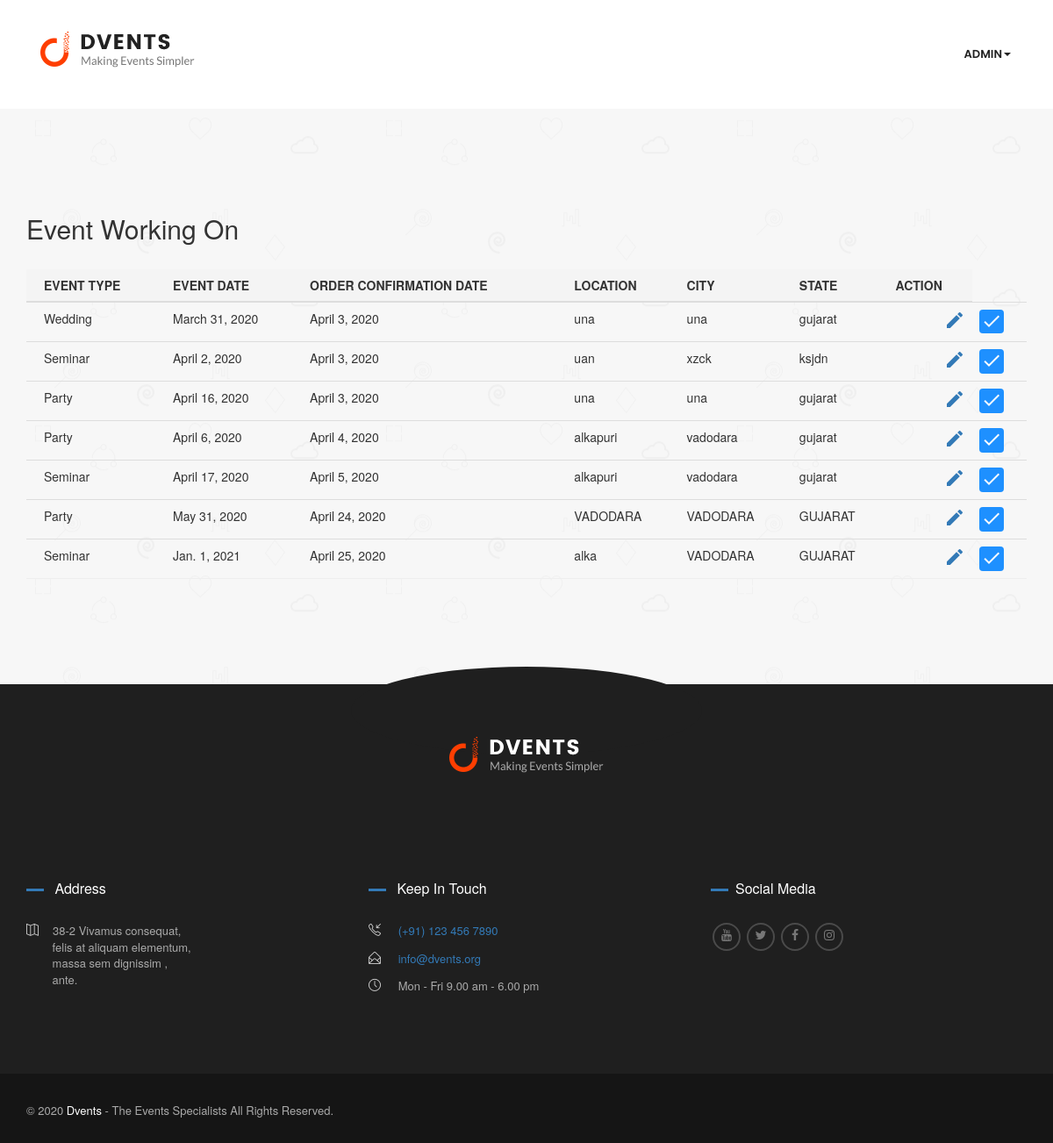
Page /event-working-on/ (signed in) on the committed database.
### events/models.py (models this page shows, shortened)
class EventRegistration(models.Model):
    status = (
    ('not_enroll', 'Not Enroll'),
    ('need_to_work', 'NEED TO WORK'),
    ('in_process', ' IN PROCESS'),
    ('done', 'DONE'),
    )
    Event_Status = (
    ('accepted', 'accepted'),
    ('pending', 'pending'),
    ('reject','reject'),
    ('completed', 'completed'),
    )
    user_id = models.ForeignKey(User, on_delete=models.CASCADE,null=True,related_name='customer')
    manager = models.ForeignKey(User, on_delete=models.CASCADE,null=True,related_name='manager')
    profile_id = models.ForeignKey(Profile,on_delete=models.CASCADE,null=True,related_name='customer_profile')
    manager_profile_id = models.ForeignKey(Profile,on_delete=models.CASCADE,null=True,related_name='manager_profile')
    location = models.CharField(max_length=100,null=True)
    city = models.CharField(max_length=30,null=True)
    state = models.CharField(max_length=30,null=True)
    event_date =  models.DateField(blank=True,null=True)
    budget = models.CharField(max_length=30,null=True)
    event_type = models.CharField(max_length=30,null=True)
    Sound_system = models.CharField(max_length=30,null=True,choices=status)
    Catering = models.CharField(max_length=30,null=True,choices=status)
    Projector = models.CharField(max_length=30,null=True,choices=status)
    Decoration = models.CharField(max_length=30,null=True,choices=status)
    Photographer = models.CharField(max_length=30,null=True,choices=status)
    confirmation = models.CharField(max_length=30,null=True,choices=Event_Status)
    confirmation_date = models.DateField(blank=True,null=True)
    comment = models.CharField(max_length=500,null=True)
    register_date = models.DateField(auto_now=True)
    class Meta:
    	verbose_name_plural = "Event Portal"

### events/views.py (the view)
# urls.py: path('event-working-on/', views.EventWorkingOnView,name="event_working_on"),
def EventWorkingOnView(request):
	if request.user.is_authenticated:
		posts = {'events':EventRegistration.objects.all()}
		return render(request, 'events/Events-working-on.html',posts)
	else:
		messages.success(request,' Please Login First ')

### template/events/Events-working-on.html (shortened to what this page needs)
<!DOCTYPE html>
<html lang="en">
{% load static %}
<head>
<link rel="stylesheet" href="{% static 'events/assets/css/master.css' %}"/>
<link rel="stylesheet" href="https://maxcdn.bootstrapcdn.com/font-awesome/4.7.0/css/font-awesome.min.css">
<link rel="stylesheet" href="https://maxcdn.bootstrapcdn.com/bootstrap/3.3.7/css/bootstrap.min.css">
</head>
  <body>
    <div data-header="sticky" data-header-top="200" data-canvas="container" class="l-theme animated-css">
      <header class="header header-boxed-width header-background-trans header-logo-black header-topbarbox-1-left header-topbarbox-2-right header-navibox-1-left header-navibox-2-right">
        <div class="container container-boxed-width">
          <nav id="nav" class="navbar">
            <div class="container">
              <div class="header-navibox-1">
                <a href="home.html" class="navbar-brand scroll"><img src="{% static 'events/assets/media/general/logo-dark.png' %}" alt="logo" class="scroll-logo hidden-xs"/></a>
              </div>
              {% if user.is_authenticated %}
              <div class="header-navibox-2">
                <ul class="yamm main-menu nav navbar-nav">
                  <li class="dropdown"><a data-toggle="dropdown" class="dropdown-toggle">{{request.user}}<b class="caret"></b></a>
                  </li>
                </ul>
              </div>
              {% endif %}
            </div>
          </nav>
        </div>
      </header>
      <div data-stellar-background-ratio="0.3" class="section-brands bg-grey section-texture-2 stellar">
        <div class="container">
          <div class="row">
            <div class="col-xs-12">
                <h2 class="typography-title">Event Working On </h2>
                <br>
                <div class="table-container">
                  <table class="table table_primary table-type-1" >
                    <thead>
                      <tr>
                        <th>Event type </th>
                        <th>Event date</th>
                        <th>Order Confirmation date</th>
                        <th>Location</th>
                        <th>City</th>
                        <th>State</th>
                        <th>Action</th>
                      </tr>
                    </thead>
                    <tbody>
                      {% for post in events %}
                      {% if post.confirmation == 'accepted' %}
                      <tr>
                        <td>{{post.event_type}}</td>
                        <td>{{post.event_date}}</td>
                        <td>{{post.confirmation_date}}</td>
                        <td>{{post.location}}</td>
                        <td>{{post.city}}</td>
                        <td>{{post.state}}</td>
                        <td align="right">
                            <a href="{% url 'manager_event_view_form' post.id %}" class="view" title="Edit" data-toggle="tooltip"><i class="material-icons">&#xE254;</i>
                           </a>
                         <td align="left">
                             <form action="{% url 'manager_event_view_form' post.id %}" method="POST">
                             <button type="submit" name="action" value="done"class="btn"><i class="material-icons">done</i></button>
                            </form>
                          </td>
                        </td>
                      </tr>
                      {% endif %}
                      {% endfor %}
                    </tbody>
                  </table>
                </div>
            </div>
          </div>
        </div>
      </div>
      <footer class="footer">
        <div class="footer__main">
          <div class="container">
            <div class="row">
              <div class="col-xs-12">
                <div class="text-center"><a href="home.html" class="footer__logo"><img src="{% static 'events/assets/media/general/logo.png' %}" alt="Logo" class="img-responsive"/></a></div>
              </div>
            </div>
            <div class="row">
              <div class="col-md-4">
                <div class="footer-section">
                  <h3 class="footer-section__title ui-title-inner"><i class="ui-decor-2 bg-primary"></i> Address </h3>
                   <div class="footer__contact"><i class="icon icon-map"></i>38-2 Vivamus consequat, <br>&emsp;&emsp; felis at aliquam elementum, <br>&emsp;&emsp; massa sem dignissim , <br>&emsp;&emsp; ante.</div>
                </div>
              </div>
              <div class="col-md-4">
                <section class="footer-section">
                  <h3 class="footer-section__title ui-title-inner"><i class="ui-decor-2 bg-primary"></i> Keep In Touch</h3>
                  <div class="footer__contact"><i class="icon icon-call-in"></i> <a href="tel:+911234567890">(+91) 123 456 7890</div>
                  <div class="footer__contact"><i class="icon icon-envelope-open"></i><a href="mailto:dvents@gmail.com"> info@dvents.org</a></div>
                  <div class="footer__contact"><i class="icon icon-clock"></i> Mon - Fri 9.00 am - 6.00 pm</div>
                </section>
              </div>
              <div class="col-md-4  ">
                <section class="footer-section">
                  <h3 class="footer-section__title ui-title-inner"><i class="ui-decor-2 bg-primary"></i>Social Media</h3>
                  <ul class="social-net list-inline pull-left">
                  <li class="social-net__item"><a href="https://www.youtube.com/" target="_blank"class="social-net__link text-primary_h"><i class="icon fa fa-youtube"></i></a></li>
                  <li class="social-net__item"><a href="https://twitter.com/explore" target="_blank"class="social-net__link text-primary_h"><i class="icon fa fa-twitter"></i></a></li>
                  <li class="social-net__item"><a href="https://www.facebook.com/" target="_blank"class="social-net__link text-primary_h"><i class="icon fa fa-facebook"></i></a></li>
                  <li class="social-net__item"><a href="https://www.instagram.com/" target="_blank"class="social-net__link text-primary_h"><i class="icon fa fa-instagram"></i></a></li>
                </ul>
                </section>
              </div>
            </div>
          </div>
        </div>
        <div class="footer__bottom">
          <div class="container">
            <div class="row">
              <div class="col-xs-12">
                <div class="copyright">© 2020<strong> Dvents</strong> - The Events Specialists All Rights Reserved.</div>
              </div>
            </div>
          </div>
        </div>
      </footer>
    </div>
  </body>
</html>

### static/events/assets/css/theme.css (style rules this page uses)
body { font: 14px/1.8571 Lato; color: #777; background-color: #222; }
.l-theme { position: relative; max-width: 1920px; margin: auto; background-color: #fff; overflow-x: hidden; }
.ui-title-inner { font-size: 18px; }
.btn { position: relative; margin-right: 1px; overflow: hidden; z-index: 1; }
.btn:after { position: absolute; top: 50%; left: 50%; width: 120%; height: 50%; opacity: 0; z-index: -1; content: ''; -webkit-transition: all 0.3s ease 0s; transition: all 0.3s ease 0s; -webkit-transform: translateX(-50%) translateY(-50%) rotate(45deg); transform: translateX(-50%) translateY(-50%) rotate(45deg); }
.ui-decor-2 { display: inline-block; width: 40px; height: 3px; }
.table th:first-child, .table td:first-child { padding-left: 20px; }
.table-type-1 { border-bottom: 1px solid #eee; }
.table-type-1 > thead > tr > th { padding-top: 30px; padding-bottom: 22px; background-color: #f4f4f4; }
.table-container { width: 100%; overflow-y: auto; _overflow: auto; }
.section-texture-2 { background-image: url(../media/general/texture-2.png); }
.bg-grey { background-color: #f7f7f7; }
.text-primary_h, .bg-primary_h, .border_prim_h, .border-t_prim_h, .border-b_prim_h, .border-l_prim_h, .border-r_prim_h, .text-second_h, .bg-second_h, .border_second_h, .border-t_second_h, .border-r_second_h, .border-l_second_h, .border-b_second_h { -webkit-transition: all 0.3s; transition: all 0.3s; }
.section-brands { padding-top: 100px; padding-bottom: 100px; }
.social-net { margin-right: -8px; }
.social-net .social-net__item { float: left; width: 32px; height: 32px; margin-right: 5px; padding: 3px 0; border-radius: 50%; background-color: #e8e8e8; text-align: center; }
.social-net__link { display: block; font-size: 14px; color: #aaa; }
.footer { position: relative; padding-top: 60px; font-size: 13px; color: #aaa; background-color: #1f1f1f; }
.footer:before { position: absolute; top: -20px; left: 50%; width: 400px; height: 100px; margin-left: -200px; border-radius: 50%; background-color: #1f1f1f; content: ''; }
.footer__main { padding-bottom: 77px; }
.footer__logo { display: inline-block; margin-bottom: 53px; }
.footer__contact { margin-bottom: 13px; }
.footer__contact .icon { margin-right: 0; padding-right: 16px; font-size: 14px; color: rgba(255, 255, 255, 0.8); }
.footer__bottom { padding-top: 28px; padding-bottom: 28px; background-color: #151515; }
.footer__bottom:before, .footer__bottom:after { display: table; content: ""; }
.footer__bottom:after { clear: both; }
.footer .copyright { padding-top: 5px; padding-right: 30px; font-size: 13px; color: #aaa; }
.footer .copyright strong { font-weight: 400; color: #fff; }
.footer .footer-section { margin-top: 65px; }
.footer .footer-section__title { margin-bottom: 31px; font-size: 16px; font-weight: 500; color: white; }
.footer .ui-decor-2 { width: 20px; margin-right: 8px; vertical-align: middle; }
.footer .social-net__item { margin-right: 0; margin-left: 7px; padding-top: 1px; border: 2px solid rgba(250, 250, 250, 0.2); background-color: transparent; }
.footer .social-net__link { color: #777; }

### template/events/Events-working-on.html (style rules this page uses)
.btn { background-color: DodgerBlue; border: none; color: white; padding: 1px 2px; font-size: 2px; cursor: pointer; }

### rows in the picture
EventRegistration: event_type "Wedding", event_date "March 31, 2020", confirmation_date "April 3, 2020", location "una", city "una", state "gujarat"
EventRegistration: event_type "Seminar", event_date "April 2, 2020", confirmation_date "April 3, 2020", location "uan", city "xzck", state "ksjdn"
EventRegistration: event_type "Party", event_date "April 16, 2020", confirmation_date "April 3, 2020", location "una", city "una", state "gujarat"
EventRegistration: event_type "Party", event_date "April 6, 2020", confirmation_date "April 4, 2020", location "alkapuri", city "vadodara", state "gujarat"
EventRegistration: event_type "Seminar", event_date "April 17, 2020", confirmation_date "April 5, 2020", location "alkapuri", city "vadodara", state "gujarat"
EventRegistration: event_type "Party", event_date "May 31, 2020", confirmation_date "April 24, 2020", location "VADODARA", city "VADODARA", state "GUJARAT"
EventRegistration: event_type "Seminar", event_date "Jan. 1, 2021", confirmation_date "April 25, 2020", location "alka", city "VADODARA", state "GUJARAT"

### other values in the picture
{{ request.user }} "ADMIN"
